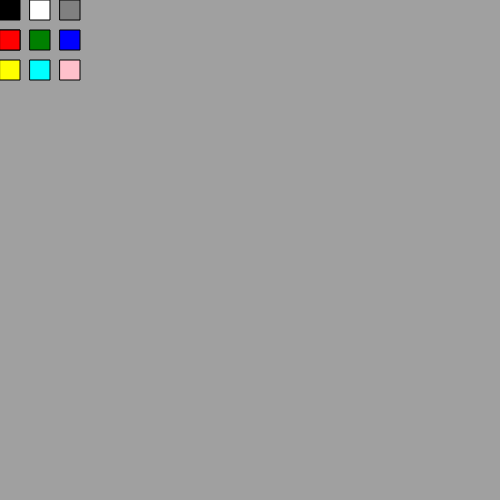
Frame 1 (no input)
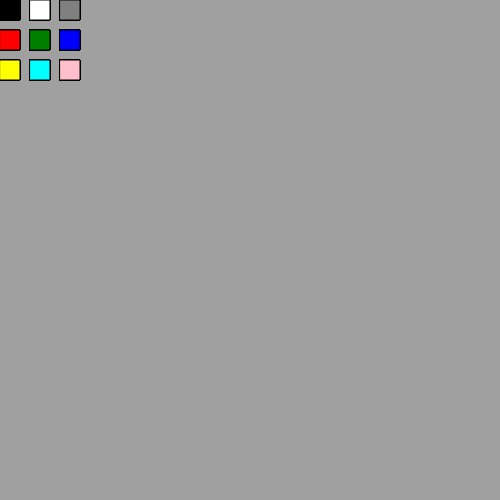
Frame 60 (no input)
Frame 120 (the mouse pressed at the canvas centre since frame 60): identical to frame 60, image omitted

The p5.js sketch that drew these frames (run headless with seeded random() and noise() and a simulated clock; from frame 60 on, the mouse is pressed at the canvas centre):

// p5.js sketch
// ── sketch.js
function setup()
{
	createCanvas(500,500);
    background(160,160,160);
}

function draw()
{
	//do your drawing here
    
    fill(0);
    rect(0,0,20,20);
    
    fill('white');
    rect(30,0,20,20);
    
    fill('grey');
    rect(60,0,20,20);
    
    fill(0,0,0);
    rect(0,30,20,20);
    
    fill('red');
    rect(0,30,20,20);
    
    fill('green');
    rect(30,30,20,20);
    
    fill('blue');
    rect(60,30,20,20);
    
    fill('yellow');
    rect(0,60,20,20);
    
    fill(0,255,255);
    rect(30,60,20,20);
    
    fill('pink');
    rect(60,60,20,20);
    
}
